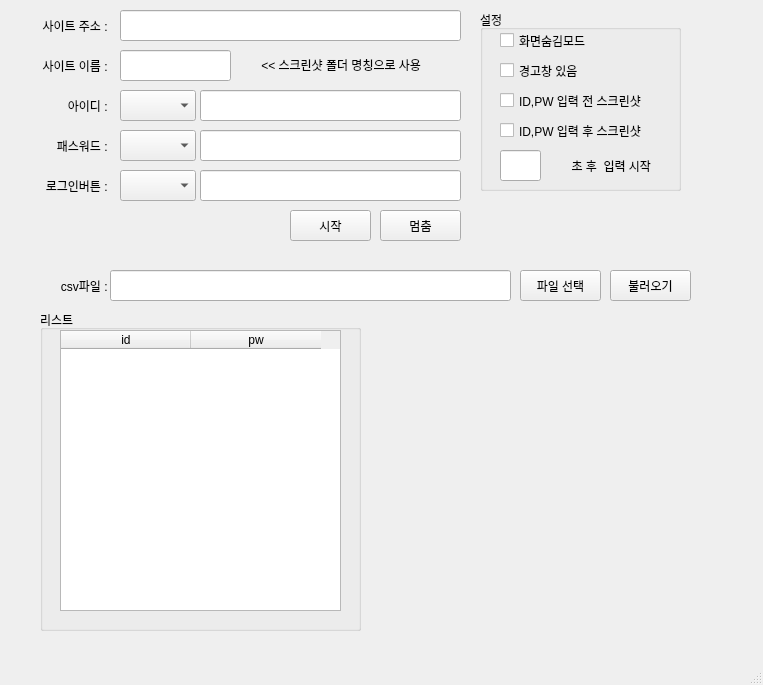
<?xml version="1.0" encoding="UTF-8"?>
<ui version="4.0">
 <class>MainWindow</class>
 <widget class="QMainWindow" name="MainWindow">
  <property name="geometry">
   <rect>
    <x>0</x>
    <y>0</y>
    <width>763</width>
    <height>685</height>
   </rect>
  </property>
  <property name="windowTitle">
   <string>MainWindow</string>
  </property>
  <widget class="QWidget" name="centralwidget">
   <widget class="QLabel" name="label">
    <property name="geometry">
     <rect>
      <x>30</x>
      <y>10</y>
      <width>81</width>
      <height>31</height>
     </rect>
    </property>
    <property name="text">
     <string>사이트 주소 : </string>
    </property>
    <property name="alignment">
     <set>Qt::AlignRight|Qt::AlignTrailing|Qt::AlignVCenter</set>
    </property>
   </widget>
   <widget class="QComboBox" name="comboBox">
    <property name="geometry">
     <rect>
      <x>120</x>
      <y>90</y>
      <width>76</width>
      <height>31</height>
     </rect>
    </property>
   </widget>
   <widget class="QComboBox" name="comboBox_2">
    <property name="geometry">
     <rect>
      <x>120</x>
      <y>130</y>
      <width>76</width>
      <height>31</height>
     </rect>
    </property>
   </widget>
   <widget class="QGroupBox" name="groupBox">
    <property name="geometry">
     <rect>
      <x>480</x>
      <y>10</y>
      <width>201</width>
      <height>181</height>
     </rect>
    </property>
    <property name="title">
     <string>설정</string>
    </property>
    <widget class="QCheckBox" name="checkBox_2">
     <property name="geometry">
      <rect>
       <x>20</x>
       <y>50</y>
       <width>191</width>
       <height>21</height>
      </rect>
     </property>
     <property name="text">
      <string>경고창 있음</string>
     </property>
    </widget>
    <widget class="QCheckBox" name="checkBox">
     <property name="geometry">
      <rect>
       <x>20</x>
       <y>20</y>
       <width>191</width>
       <height>21</height>
      </rect>
     </property>
     <property name="text">
      <string>화면숨김모드</string>
     </property>
    </widget>
    <widget class="QCheckBox" name="checkBox_6">
     <property name="geometry">
      <rect>
       <x>20</x>
       <y>80</y>
       <width>191</width>
       <height>21</height>
      </rect>
     </property>
     <property name="text">
      <string>ID,PW 입력 전 스크린샷</string>
     </property>
    </widget>
    <widget class="QCheckBox" name="checkBox_5">
     <property name="geometry">
      <rect>
       <x>20</x>
       <y>110</y>
       <width>191</width>
       <height>21</height>
      </rect>
     </property>
     <property name="text">
      <string>ID,PW 입력 후 스크린샷</string>
     </property>
    </widget>
    <widget class="QLineEdit" name="lineEdit_6">
     <property name="geometry">
      <rect>
       <x>20</x>
       <y>140</y>
       <width>41</width>
       <height>31</height>
      </rect>
     </property>
    </widget>
    <widget class="QLabel" name="label_6">
     <property name="geometry">
      <rect>
       <x>70</x>
       <y>140</y>
       <width>101</width>
       <height>31</height>
      </rect>
     </property>
     <property name="text">
      <string>초 후  입력 시작</string>
     </property>
     <property name="alignment">
      <set>Qt::AlignRight|Qt::AlignTrailing|Qt::AlignVCenter</set>
     </property>
    </widget>
   </widget>
   <widget class="QLabel" name="label_2">
    <property name="geometry">
     <rect>
      <x>30</x>
      <y>90</y>
      <width>81</width>
      <height>31</height>
     </rect>
    </property>
    <property name="text">
     <string>아이디 : </string>
    </property>
    <property name="alignment">
     <set>Qt::AlignRight|Qt::AlignTrailing|Qt::AlignVCenter</set>
    </property>
   </widget>
   <widget class="QLabel" name="label_3">
    <property name="geometry">
     <rect>
      <x>30</x>
      <y>130</y>
      <width>81</width>
      <height>31</height>
     </rect>
    </property>
    <property name="text">
     <string>패스워드 : </string>
    </property>
    <property name="alignment">
     <set>Qt::AlignRight|Qt::AlignTrailing|Qt::AlignVCenter</set>
    </property>
   </widget>
   <widget class="QLabel" name="label_4">
    <property name="geometry">
     <rect>
      <x>30</x>
      <y>170</y>
      <width>81</width>
      <height>31</height>
     </rect>
    </property>
    <property name="text">
     <string>로그인버튼 : </string>
    </property>
    <property name="alignment">
     <set>Qt::AlignRight|Qt::AlignTrailing|Qt::AlignVCenter</set>
    </property>
   </widget>
   <widget class="QComboBox" name="comboBox_3">
    <property name="geometry">
     <rect>
      <x>120</x>
      <y>170</y>
      <width>76</width>
      <height>31</height>
     </rect>
    </property>
   </widget>
   <widget class="QPushButton" name="pushButton">
    <property name="geometry">
     <rect>
      <x>290</x>
      <y>210</y>
      <width>81</width>
      <height>31</height>
     </rect>
    </property>
    <property name="text">
     <string>시작</string>
    </property>
   </widget>
   <widget class="QPushButton" name="pushButton_2">
    <property name="geometry">
     <rect>
      <x>380</x>
      <y>210</y>
      <width>81</width>
      <height>31</height>
     </rect>
    </property>
    <property name="text">
     <string>멈춤</string>
    </property>
   </widget>
   <widget class="QGroupBox" name="groupBox_2">
    <property name="geometry">
     <rect>
      <x>40</x>
      <y>310</y>
      <width>321</width>
      <height>321</height>
     </rect>
    </property>
    <property name="title">
     <string>리스트</string>
    </property>
    <widget class="QTableWidget" name="tableWidget">
     <property name="geometry">
      <rect>
       <x>20</x>
       <y>20</y>
       <width>281</width>
       <height>281</height>
      </rect>
     </property>
     <property name="lineWidth">
      <number>1</number>
     </property>
     <attribute name="horizontalHeaderVisible">
      <bool>true</bool>
     </attribute>
     <attribute name="horizontalHeaderCascadingSectionResizes">
      <bool>true</bool>
     </attribute>
     <attribute name="horizontalHeaderDefaultSectionSize">
      <number>130</number>
     </attribute>
     <attribute name="horizontalHeaderHighlightSections">
      <bool>true</bool>
     </attribute>
     <attribute name="horizontalHeaderMinimumSectionSize">
      <number>120</number>
     </attribute>
     <attribute name="horizontalHeaderStretchLastSection">
      <bool>false</bool>
     </attribute>
     <attribute name="verticalHeaderCascadingSectionResizes">
      <bool>false</bool>
     </attribute>
     <attribute name="verticalHeaderHighlightSections">
      <bool>true</bool>
     </attribute>
     <column>
      <property name="text">
       <string>id</string>
      </property>
     </column>
     <column>
      <property name="text">
       <string>pw</string>
      </property>
     </column>
    </widget>
   </widget>
   <widget class="QLabel" name="label_5">
    <property name="geometry">
     <rect>
      <x>30</x>
      <y>270</y>
      <width>81</width>
      <height>31</height>
     </rect>
    </property>
    <property name="text">
     <string>csv파일 : </string>
    </property>
    <property name="alignment">
     <set>Qt::AlignRight|Qt::AlignTrailing|Qt::AlignVCenter</set>
    </property>
   </widget>
   <widget class="QPushButton" name="pushButton_3">
    <property name="geometry">
     <rect>
      <x>520</x>
      <y>270</y>
      <width>81</width>
      <height>31</height>
     </rect>
    </property>
    <property name="text">
     <string>파일 선택</string>
    </property>
   </widget>
   <widget class="QPushButton" name="pushButton_4">
    <property name="geometry">
     <rect>
      <x>610</x>
      <y>270</y>
      <width>81</width>
      <height>31</height>
     </rect>
    </property>
    <property name="text">
     <string>불러오기</string>
    </property>
   </widget>
   <widget class="QLineEdit" name="lineEdit">
    <property name="geometry">
     <rect>
      <x>120</x>
      <y>10</y>
      <width>341</width>
      <height>31</height>
     </rect>
    </property>
   </widget>
   <widget class="QLineEdit" name="lineEdit_2">
    <property name="geometry">
     <rect>
      <x>200</x>
      <y>90</y>
      <width>261</width>
      <height>31</height>
     </rect>
    </property>
   </widget>
   <widget class="QLineEdit" name="lineEdit_3">
    <property name="geometry">
     <rect>
      <x>200</x>
      <y>130</y>
      <width>261</width>
      <height>31</height>
     </rect>
    </property>
   </widget>
   <widget class="QLineEdit" name="lineEdit_4">
    <property name="geometry">
     <rect>
      <x>200</x>
      <y>170</y>
      <width>261</width>
      <height>31</height>
     </rect>
    </property>
   </widget>
   <widget class="QLineEdit" name="lineEdit_5">
    <property name="geometry">
     <rect>
      <x>110</x>
      <y>270</y>
      <width>401</width>
      <height>31</height>
     </rect>
    </property>
   </widget>
   <widget class="QLineEdit" name="lineEdit_7">
    <property name="geometry">
     <rect>
      <x>120</x>
      <y>50</y>
      <width>111</width>
      <height>31</height>
     </rect>
    </property>
   </widget>
   <widget class="QLabel" name="label_7">
    <property name="geometry">
     <rect>
      <x>30</x>
      <y>50</y>
      <width>81</width>
      <height>31</height>
     </rect>
    </property>
    <property name="text">
     <string>사이트 이름 : </string>
    </property>
    <property name="alignment">
     <set>Qt::AlignRight|Qt::AlignTrailing|Qt::AlignVCenter</set>
    </property>
   </widget>
   <widget class="QLabel" name="label_8">
    <property name="geometry">
     <rect>
      <x>240</x>
      <y>50</y>
      <width>181</width>
      <height>31</height>
     </rect>
    </property>
    <property name="text">
     <string>&lt;&lt; 스크린샷 폴더 명칭으로 사용</string>
    </property>
    <property name="alignment">
     <set>Qt::AlignRight|Qt::AlignTrailing|Qt::AlignVCenter</set>
    </property>
   </widget>
  </widget>
  <widget class="QMenuBar" name="menubar">
   <property name="geometry">
    <rect>
     <x>0</x>
     <y>0</y>
     <width>763</width>
     <height>21</height>
    </rect>
   </property>
  </widget>
  <widget class="QStatusBar" name="statusbar"/>
 </widget>
 <resources/>
 <connections/>
</ui>
